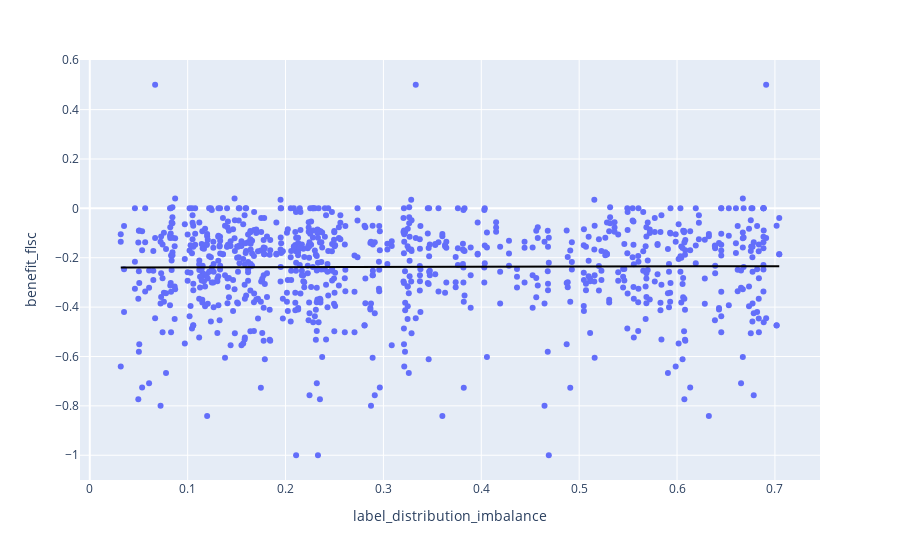

Source (notebook cell):
### Code cell
import plotly.express as px
px.scatter(df, x="label_distribution_imbalance", y="benefit_flsc", trendline='ols', trendline_color_override="black")

### Figure 1 — Plotly figure (JSON) as saved in the notebook; plotly's stock layout.template omitted (floating-point values rounded to 4 significant figures; data arrays with more than 128 entries replaced by an {"elided": "..."} marker saying what was removed)
{"data": [{"hovertemplate": "label_distribution_imbalance=%{x}<br>benefit_flsc=%{y}<extra></extra>", "legendgroup": "", "marker": {"color": "#636efa", "symbol": "circle"}, "mode": "markers", "name": "", "orientation": "v", "showlegend": false, "type": "scatter", "x": {"elided": "900 float values"}, "xaxis": "x", "y": {"elided": "900 float values"}, "yaxis": "y"}, {"hovertemplate": "<b>OLS trendline</b><br>benefit_flsc = 0.00692407 * label_distribution_imbalance + -0.239278<br>R<sup>2</sup>=0.000059<br><br>label_distribution_imbalance=%{x}<br>benefit_flsc=%{y} <b>(trend)</b><extra></extra>", "legendgroup": "", "line": {"color": "black"}, "marker": {"color": "#636efa", "symbol": "circle"}, "mode": "lines", "name": "", "showlegend": false, "type": "scatter", "x": {"elided": "900 float values"}, "xaxis": "x", "y": {"elided": "900 float values"}, "yaxis": "y"}], "layout": {"autosize": true, "legend": {"tracegroupgap": 0}, "margin": {"t": 60}, "xaxis": {"anchor": "y", "autorange": true, "domain": [0, 1], "range": [-0.009081, 0.7451], "title": {"text": "label_distribution_imbalance"}, "type": "linear"}, "yaxis": {"anchor": "x", "autorange": true, "domain": [0, 1], "range": [-1.116, 0.6168], "title": {"text": "benefit_flsc"}, "type": "linear"}}}
